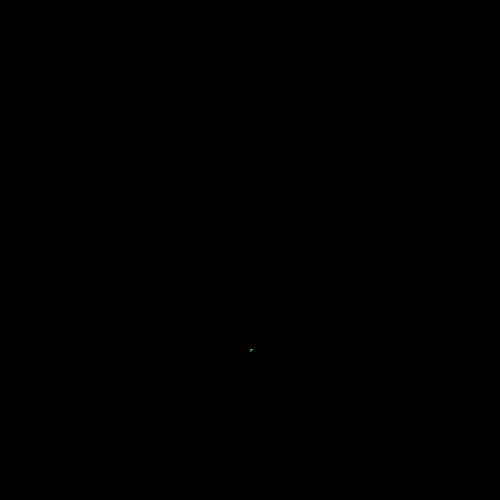
Frame 1 (no input)
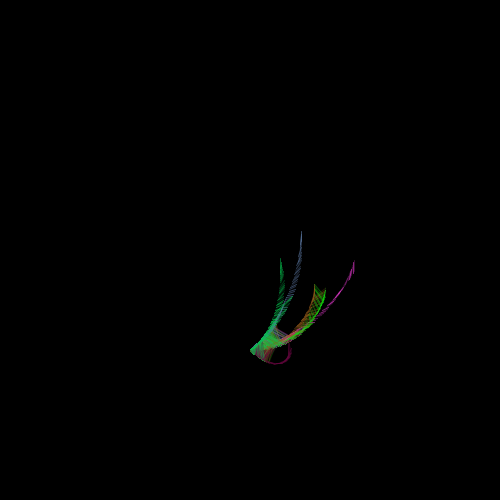
Frame 60 (the mouse pressed at the canvas centre just before this capture)
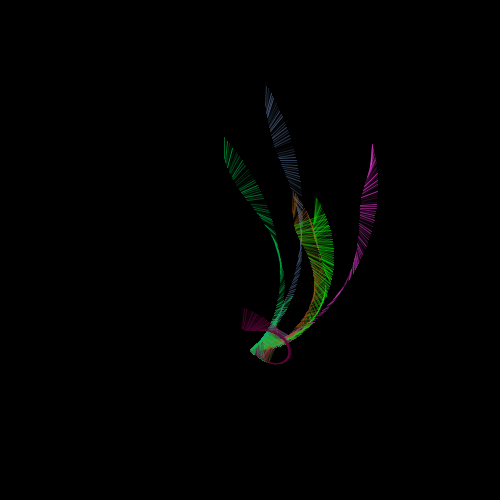
Frame 120 (the mouse held since frame 60 and released just before this capture)

The Processing sketch that drew these frames (run headless with seeded random() and noise(); from frame 60 on, the mouse is pressed at the canvas centre):

// Processing sketch: processing_152407
// ── processing_152407.pde

/*
 * Creative Coding
 * Week 3, 04 - spinning top: curved motion with sin() and cos()
 * by Indae Hwang and Jon McCormack
 * Copyright (c) 2014 Monash University
 *
 * This sketch is the first cut at translating the motion of a spinning top
 * to trace a drawing path. This sketch traces a path using sin() and cos()
 * pbwk3_05
 */



int num;     // the number of items in the array

float[] rad;       // radius for the moving hand
float[] x;       // x-position of point
float[] y;       // y-position
float[] dx;       // x-position of point
float[] dy;       // y-position
float[] bx;
float[] by;
float[] radius;
float[] handX;
float[] handY;
float distanceA;
float distanceB;
float[] redC;
float[] greenC;
float[] blueC; 
float[] StoredDist;

void setup() {
  size(500, 500);
  num = 6;
distanceA=0;
distanceB=0;
  background(0);
   x = new float[num];
 
rad=new float[num];      // radius for the moving hand
x=new float[num];       // x-position of point
y=new float[num];       // y-position
dx=new float[num];       // x-position of point
dy=new float[num];       // y-position
bx=new float [num];
by = new float [num];
radius=new float [num];
handX=new float [num];
handY=new float [num];
redC=new float [num];
greenC=new float [num];
blueC=new float [num];
StoredDist=new float[num]; 


 
    //setup an initial value for each item in the array
  for (int i=0; i<num; i++) {
      x[i] = width/2; 
      y[i] = height/2;
      dx[i] = random(-1, 1); 
      dy[i] = random(-1, 1);
      rad[i] = radians(frameCount);
      bx[i]= x[i] + 100 * sin(rad[i]);
      by[i] = y[i] + 100 * cos(rad[i]);
      radius[i]=0;
      handX[i]=0;
      handY[i]=0;
      redC[i]=random(0,255);
      greenC[i]=random(0,255);
      blueC[i]=random(0,255);
      

  }
  
  
  
  
  
  
  
}


void draw() {
  
 
  
  for (int i=0; i<num; i++) {
      // blend the old frames into the background
//blendMode(BLEND);
//blend(int(random(5,10)), int(random(10,20)), width, height,500, 500, 25, 30, int(random(1,255)));
  //fill(0, 0);
  //rect(0, 0, width, height);
  rad[i] = radians(frameCount);

  // calculate new position
  x[i] += dx[i];
  y[i] += dy[i];

  float max = 1;
  float min = 0.5;


  //When the shape hits the edge of the window, it reverses its direction and changes velocity
  if (x[i] > width-100 || x[i] < 100) {
    dx[i] = dx[i] > 0 ? -random(min, max) : random(min, max);
  }

  if (y[i] > height-100 || y[i] < 100) {
    dy[i] = dy[i] > 0 ? -random(min, max) : random(min, max);
  }
  
  bx[i] = x[i] + 100 * sin(rad[i]);
  by[i] = y[i] + 100 * cos(rad[i]);

  fill(redC[i],greenC[i],blueC[i],random(1,180));

  
  radius[i] = 100 * sin(rad[i]*0.1);
  handX[i] =bx[i] + radius[i] * sin(rad[i]*3);
  handY[i] =by[i] + radius[i] * cos(rad[i]*3);
  
  }
  
  
  
   for (int i=0; i<num; i++) {
  
      for (int j=0; j<num; j++) {
  
    

  distanceA = dist(x[i], y[i], x[j], y[j]);  
      if (distanceA < 20) {
       
         stroke(redC[i],greenC[i],blueC[i],random(1,180));
         line(bx[i], by[i], handX[j], handY[j]);
         stroke(redC[i],greenC[i],blueC[i]); 
        
 
      }



         


  

  }

   }

}
